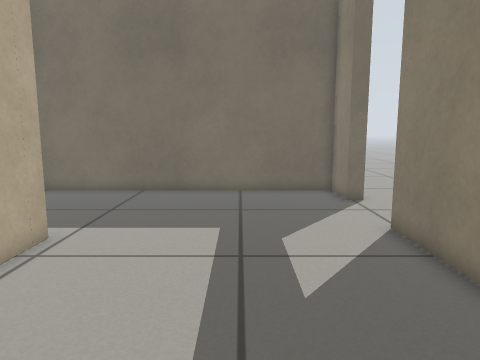
View 1 (above)

14 first-person views from a walk through a robot-simulator world made for Gazebo. The camera is 0.6 m above the floor, tilts 8° down and sees 70° across. The floor is counted in squares, 0.2 m on a side. Each view is taken from the middle of a square. On the plan, view 1 faces up. The plan holds only what a view shows up to about 20 squares ahead; the rest is blank.

View 2
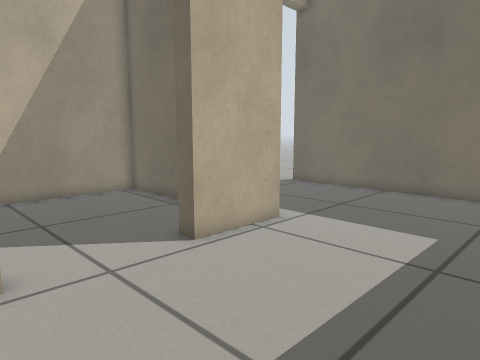

View 3
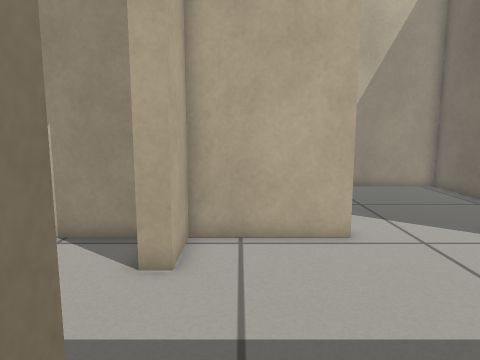

View 4
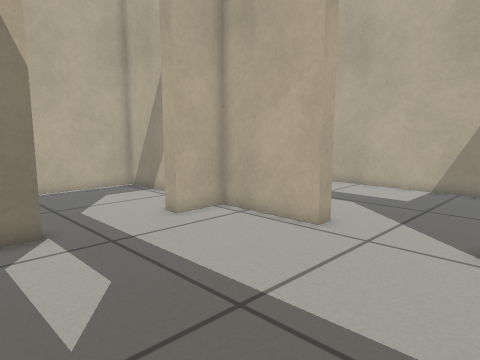

View 5
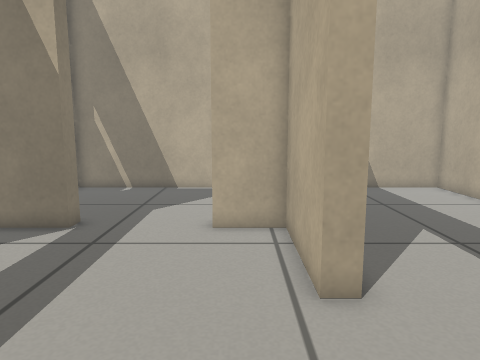

View 6
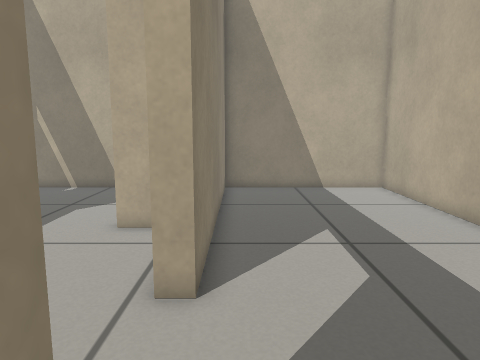

View 7
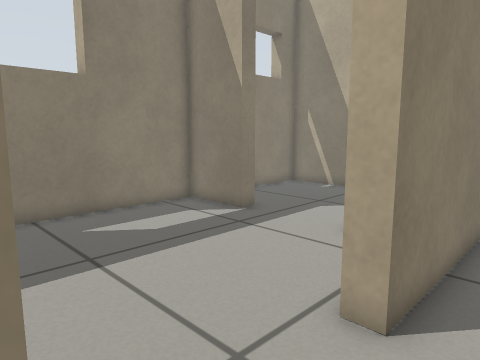

View 8
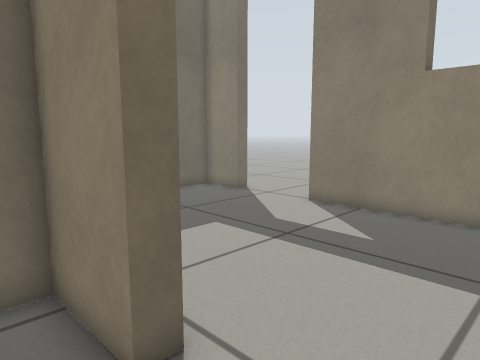

View 9
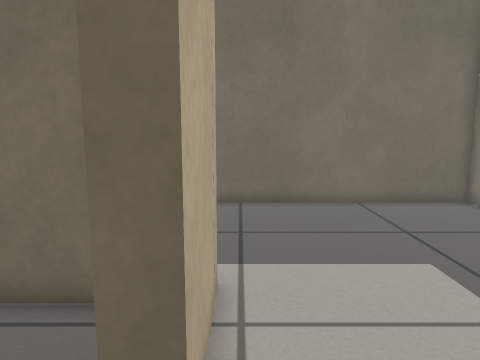

View 10
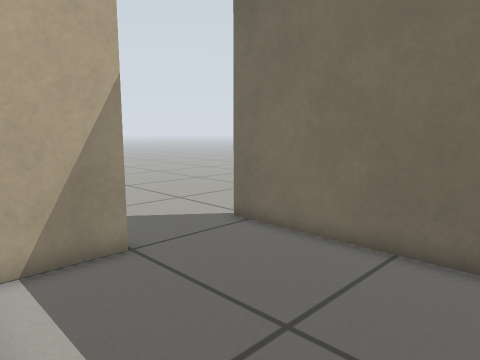

View 11
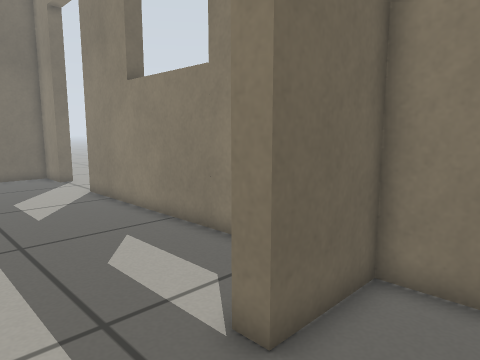

View 12
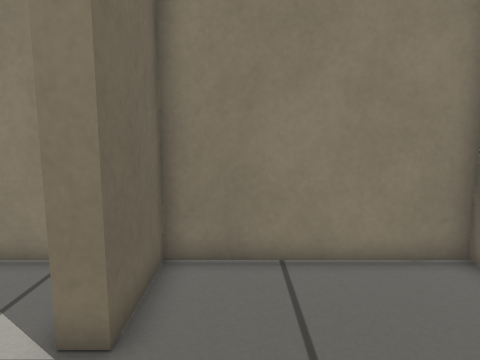

View 13
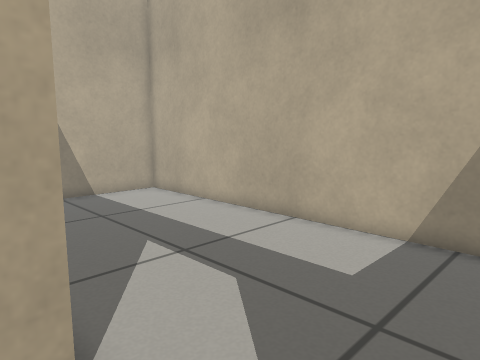

View 14
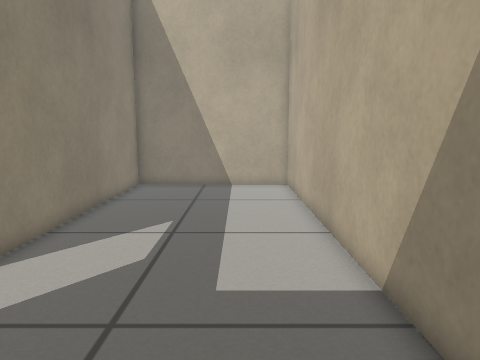

### Floor plan
Points are (right, up) in squares from view 1. A wall is a line through its corners. A room is listed if a view was taken in it or the views show most of it. See-through windows are left out.
Room 1 (views 1, 2, 3, 4, 5, 9, 10, 13)
walls: (-5.4, 9.5) (-5.4, 5.7) (-6.2, 5.7); (-6.2, 1.2) (-5.4, 1.2) (-5.4, -3.5) (-3.1, -3.5); (4.7, 14.9) (4.7, 17.4) (-10.8, 17.4); (-9.9, 13) (-9.9, 10.1); (1.4, -3.5) (4.7, -3.5) (4.7, 10.5)
ways out: open door at (-6, 3.5) to room 2; open door at (-1, -4) to room 3; open door at (-10.4, 15.2); open door at (5, 13)
Room 2 (views 6, 7, 8, 14)
walls: (-6.2, 5.7) (-6.2, 8.7) (-14.7, 8.7) (-14.7, -11.4) (-6.2, -11.4) (-6.2, 1.2)
ways out: open door at (-6, 3.5) to room 1
Room 3 (views 11, 12)
walls: (-5.4, -4.9) (-5.4, -11.4) (4.7, -11.4) (4.7, -4.2) (1.4, -4.2)
ways out: open door at (-1, -4) to room 1

Where each view was taken, in squares from view 1:
view 1: 0 up, 0 right, facing up
view 2: 0 up, 2 right, facing up-left
view 3: 2 down, 4 right, facing left
view 4: 7 up, 4 right, facing down-left
view 5: 7 up, 4 left, facing down
view 6: 7 up, 7 left, facing down
view 7: 6 up, 8 left, facing down-right
view 8: 2 up, 8 left, facing up-right
view 9: 3 up, 5 left, facing up
view 10: 9 up, 2 left, facing up-left
view 11: 7 down, 2 left, facing up-right
view 12: 6 down, 3 left, facing right
view 13: 5 up, 5 left, facing down-left
view 14: 8 up, 12 left, facing down
